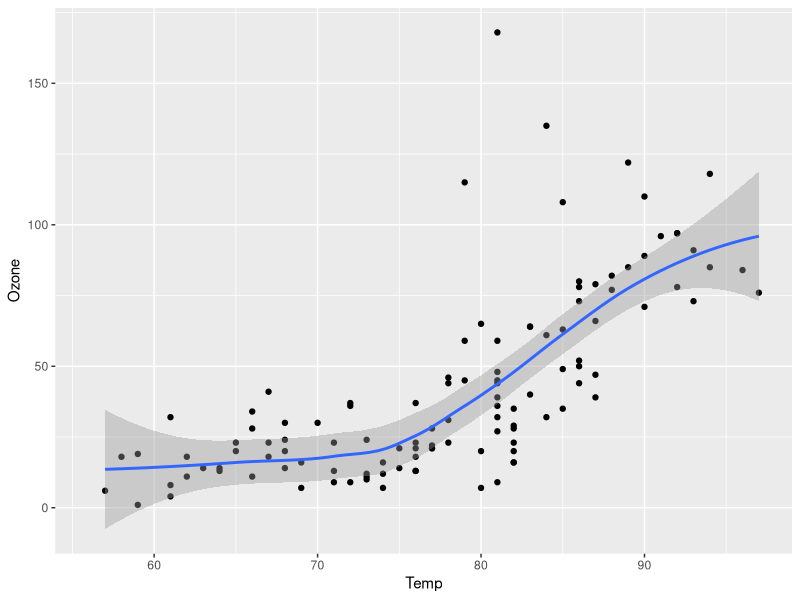
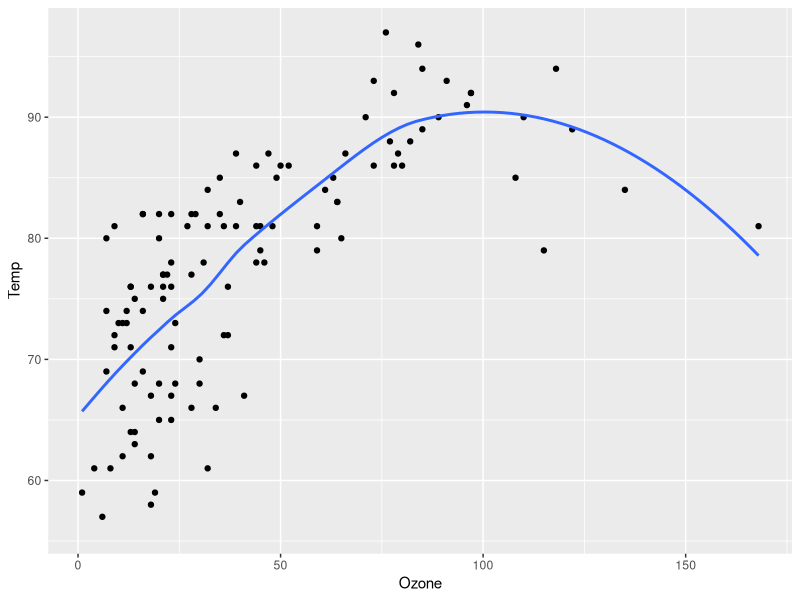
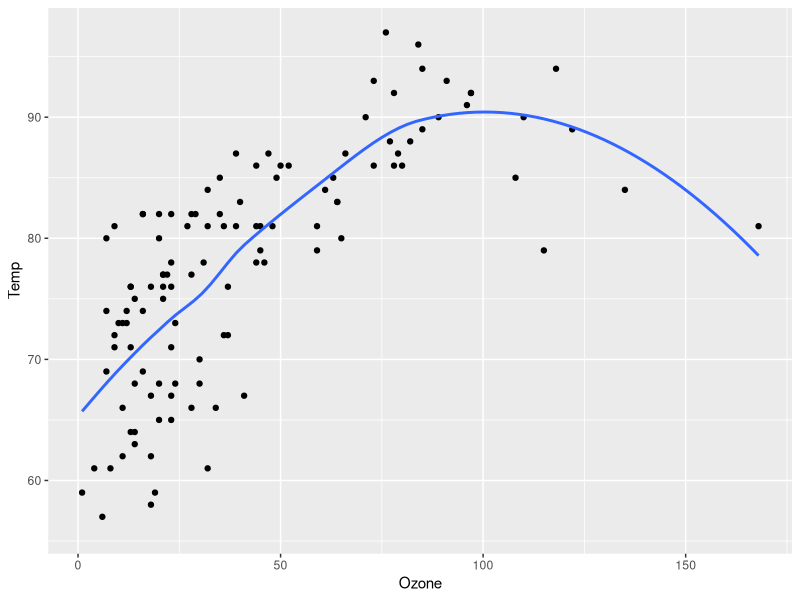
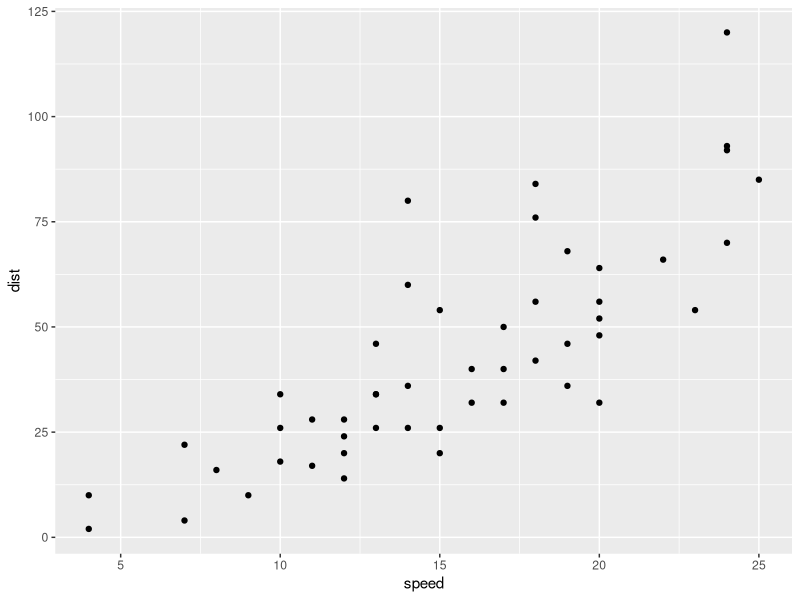
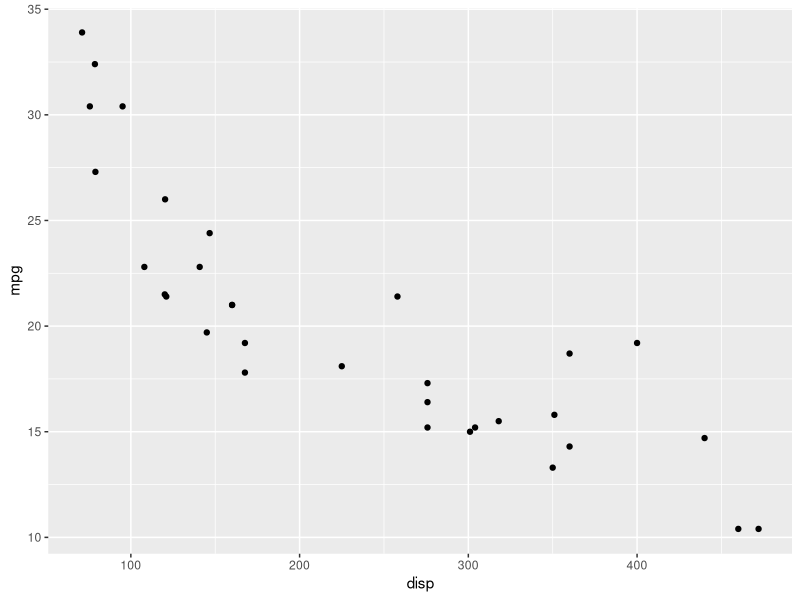
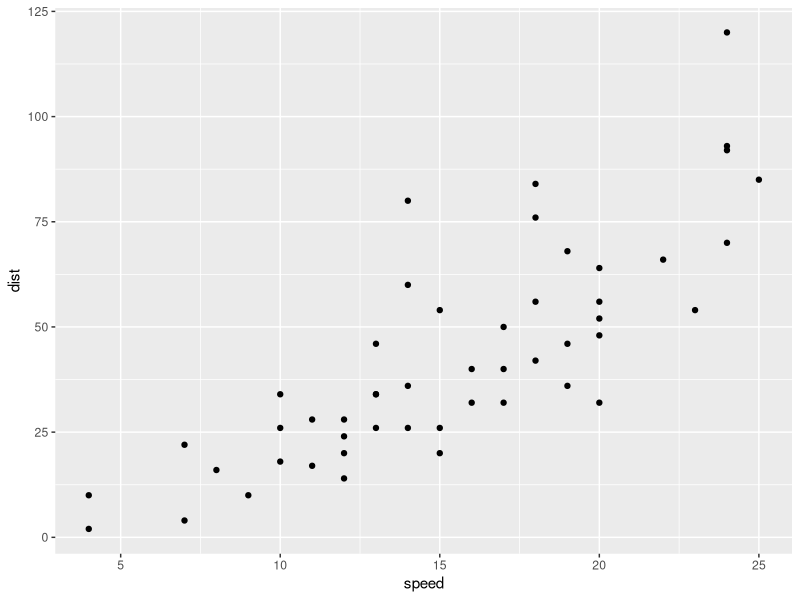
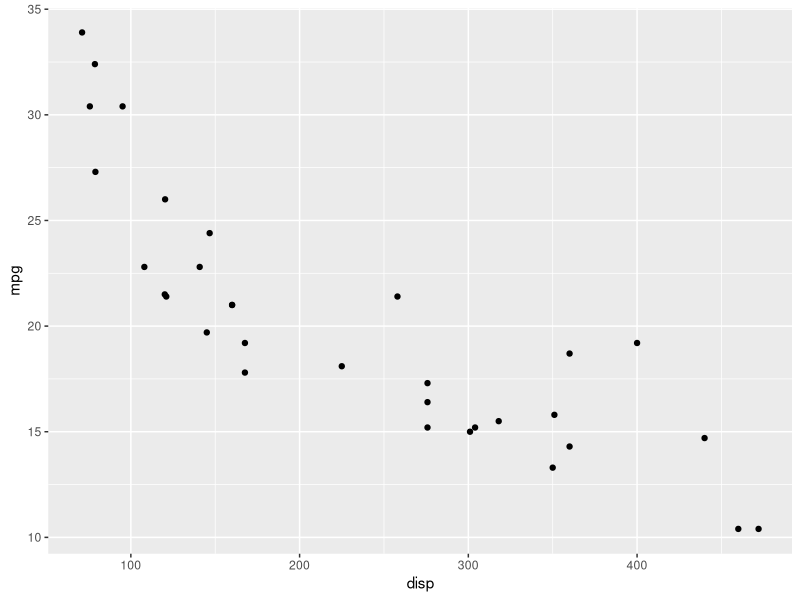

Generate these figures, in order, with R:
## ---- chunk 1
library(tidyverse)
## ---- chunk 2
#| eval: true
#| echo: false
head(mtcars)
## ---- chunk 3
# label: example-code-introduction
#| echo: fenced
#| output-location: column
#| label: fig-airquality
#| fig-cap: Temperature and ozone level.
#| warning: false

library(ggplot2)

ggplot(airquality, aes(Temp, Ozone)) + 
  geom_point() + 
  geom_smooth(method = "loess"
)
## ---- chunk 4
mtcars %>% filter(mpg >= 25)
## ---- chunk 5
#| echo: fenced
#| eval: true
#| code-line-numbers: "|2-4"
mtcars %>% filter(mpg >= 25)
## ---- chunk 6
#| echo: fenced
#| code-line-numbers: "|3-8"
#| warning: false
#| fig-cap: "Air Quality"
#| fig-align: left
#| fig-alt: |
#|   "A scatterplot with temperature by ozone levels along with a trend line 
#|   indicating the increase in temperature with increasing ozone levels."

library(ggplot2)
ggplot(airquality, aes(Ozone, Temp)) + 
        geom_point() + 
        geom_smooth(method = "loess", se = FALSE)
## ---- chunk 7
#| echo: fenced
#| code-line-numbers: "|3"
#| fig-cap: !expr glue::glue("The mean temperature was {mean(airquality$Temp)}")
#| fig-alt: |
#|   "A scatterplot with temperature by ozone levels along with a trend line 
#|   indicating the increase in temperature with increasing ozone levels."
ggplot(airquality, aes(Ozone, Temp)) + 
        geom_point() + 
        geom_smooth(method = "loess", se = FALSE)

## ---- chunk 8
#| echo: fenced
#| code-line-numbers: "|4"
#| output-location: fragment
#| layout-ncol: 2
#| fig-cap: 
#|   - "Speed and Stopping Distances of Cars"
#|   - "Engine displacement and fuel efficiency in Cars"
cars |> 
  ggplot(aes(x = speed, y = dist)) +
  geom_point()
mtcars |> 
  ggplot(aes(x = disp, y = mpg)) +
  geom_point()
## ---- chunk 9
#| echo: fenced
#| code-line-numbers: "|7"
#| output-location: fragment
#| fig-cap: 
#|   - "Speed and Stopping Distances of Cars"
#|   - "Engine displacement and fuel efficiency in Cars"
#| layout: "[[40,-20,40]]"
#| fig-height: 4
#| fig-format: retina
cars |> 
  ggplot(aes(x = speed, y = dist)) +
  geom_point()
mtcars |> 
  ggplot(aes(x = disp, y = mpg)) +
  geom_point()
